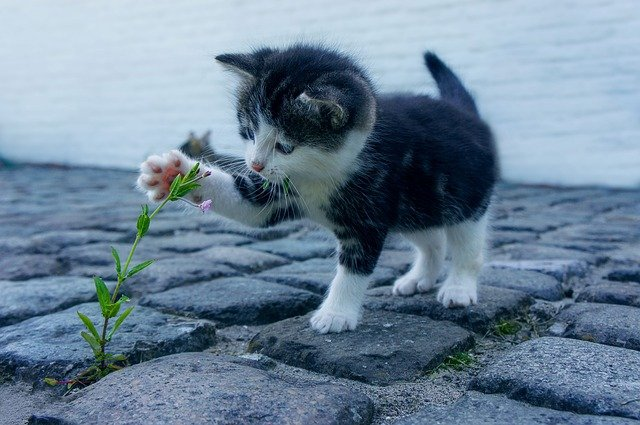
#> input picture OpenCV/img.jpg, 640 x 425 px
$ jupyter execute '08_이미지 대칭.ipynb'
#> lines starting #> are read from the running program, lines starting #| are printed output that depends on the picture
# 8. 이미지 대칭

## 좌우 대칭

[cell 1]
import cv2
img = cv2.imread('img.jpg')
#> img is the input picture: shape (425, 640, 3); mean B, G, R 151.7, 131.4, 108.7
flip_horizontal = cv2.flip(img, 1) # flipCode > 0 : 좌우 대칭 Horizontal
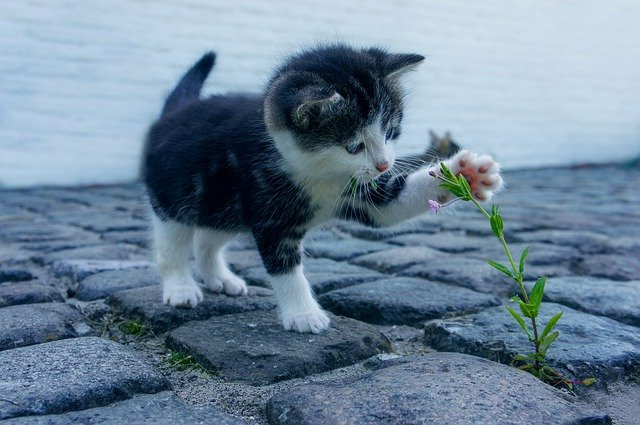
#> flip_horizontal: shape (425, 640, 3); mean B, G, R 151.7, 131.4, 108.7

cv2.imshow('img',img)
cv2.imshow('flip_horizontal',flip_horizontal)
cv2.waitKey(0)
cv2.destroyAllWindows()

## 상하 대칭

[cell 2]
import cv2
img = cv2.imread('img.jpg')
flip_vertical = cv2.flip(img, 0) # flipCode == 0 : 상하 대칭 Vertical
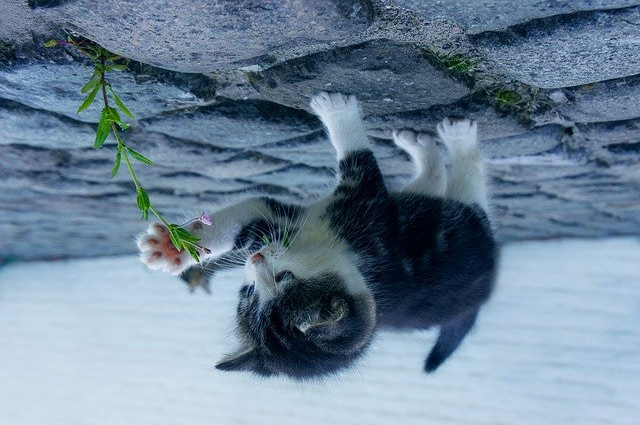
#> flip_vertical: shape (425, 640, 3); mean B, G, R 151.7, 131.4, 108.7

cv2.imshow('img',img)
cv2.imshow('flip_vertical',flip_vertical)
cv2.waitKey(0)
cv2.destroyAllWindows()

## 상하 좌우 대칭

[cell 3]
import cv2
img = cv2.imread('img.jpg')
flip_both = cv2.flip(img, -1) # flipCode < 0 : 상하좌우 대칭
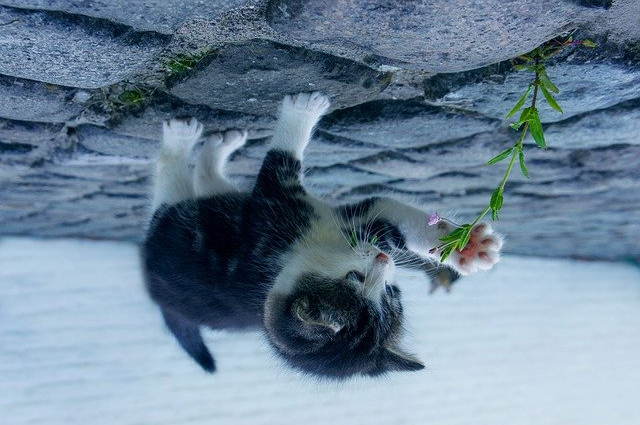
#> flip_both: shape (425, 640, 3); mean B, G, R 151.7, 131.4, 108.7

cv2.imshow('img',img)
cv2.imshow('flip_both',flip_both)
cv2.waitKey(0)
cv2.destroyAllWindows()

$ run again, with OpenCV/book.jpg copied over OpenCV/img.jpg
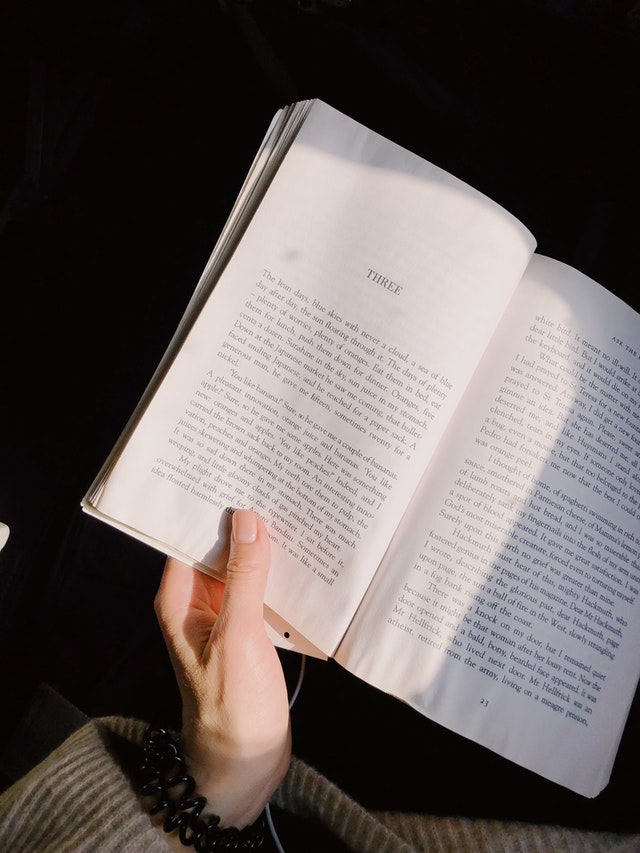
#> input picture OpenCV/book.jpg, 640 x 853 px
#> img is the input picture: shape (853, 640, 3); mean B, G, R 90.8, 92.5, 100.8
#> `flip_vertical = cv2.flip(img, 0)`:
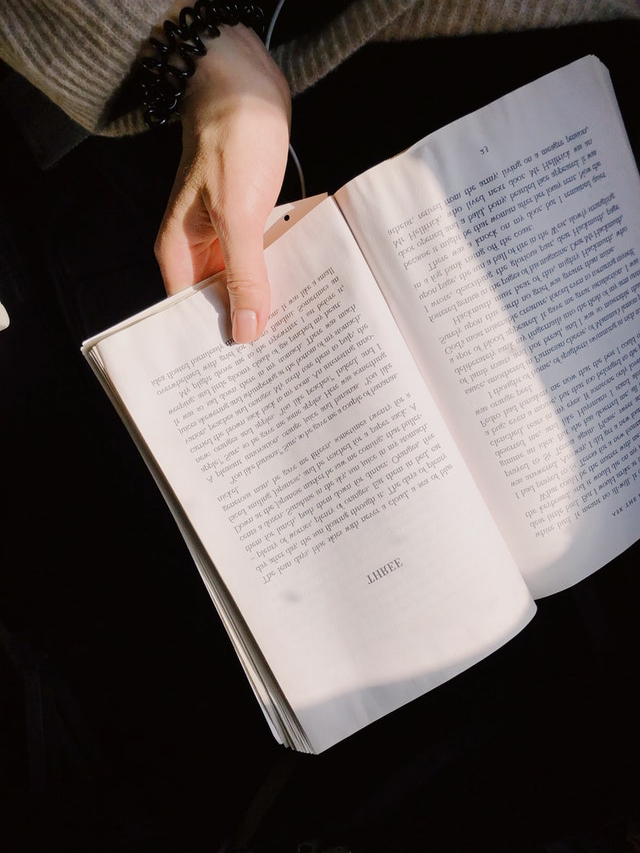
#> flip_vertical: shape (853, 640, 3); mean B, G, R 90.8, 92.5, 100.8
#> `flip_both = cv2.flip(img, -1)`:
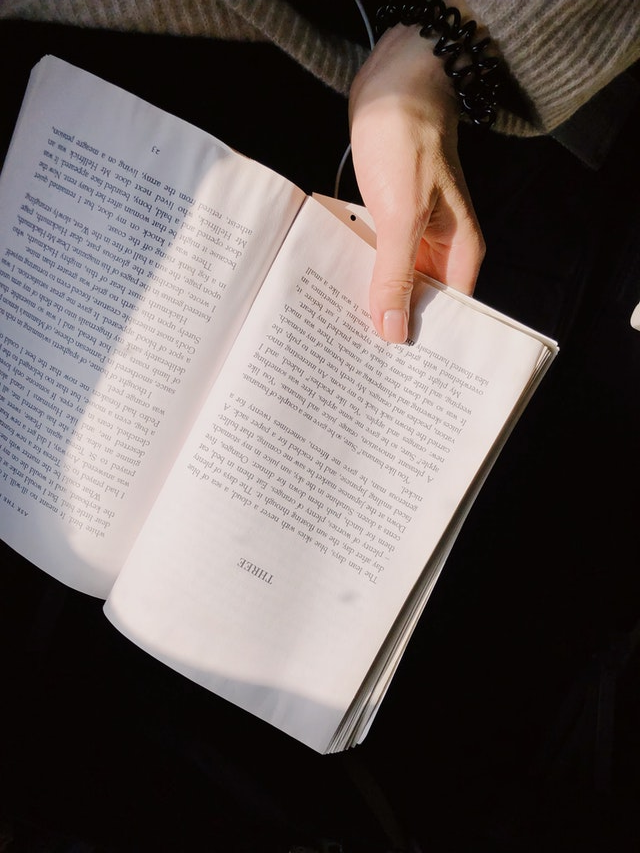
#> flip_both: shape (853, 640, 3); mean B, G, R 90.8, 92.5, 100.8

$ run again, with OpenCV/newspaper.jpg copied over OpenCV/img.jpg
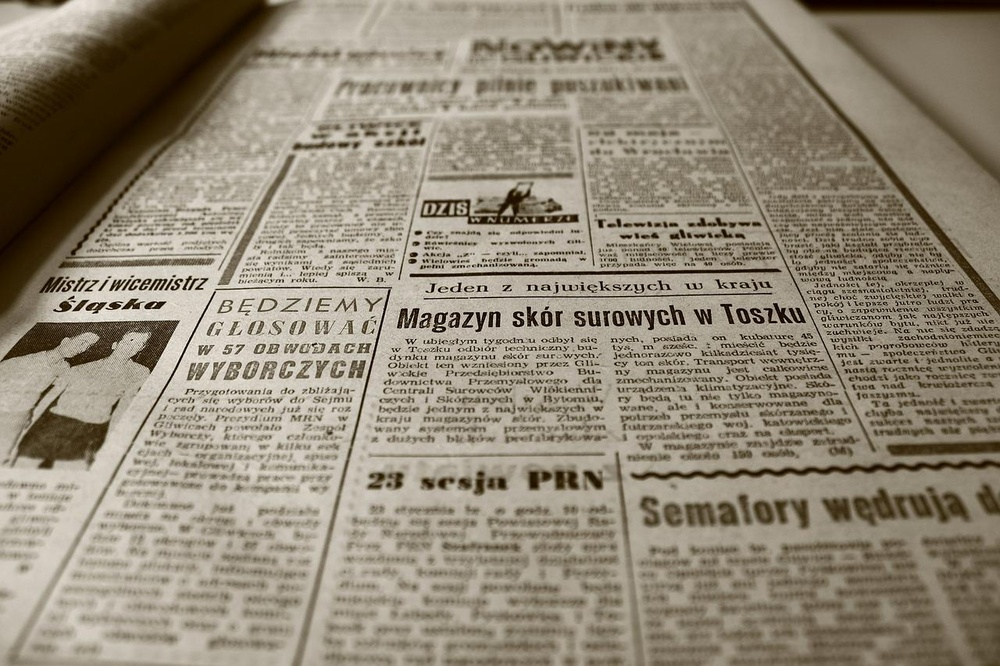
#> input picture OpenCV/newspaper.jpg, 1000 x 666 px, shrunk from 1280 x 853 before the run
#> img is the input picture: shape (666, 1000, 3); mean B, G, R 118.2, 135.7, 145.3
#> `flip_vertical = cv2.flip(img, 0)`:
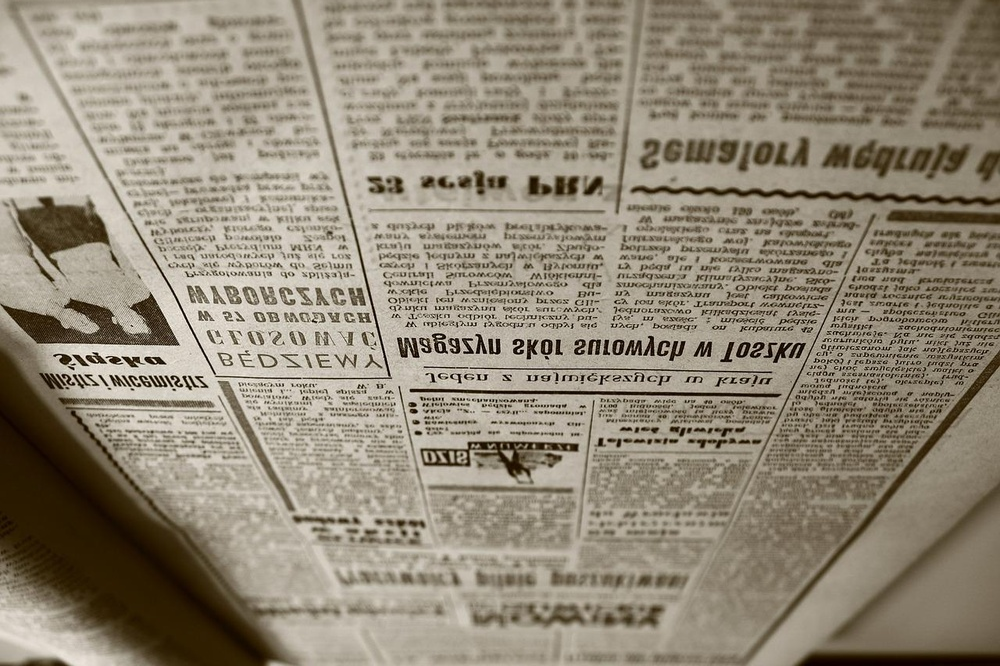
#> flip_vertical: shape (666, 1000, 3); mean B, G, R 118.2, 135.7, 145.3
#> `flip_both = cv2.flip(img, -1)`:
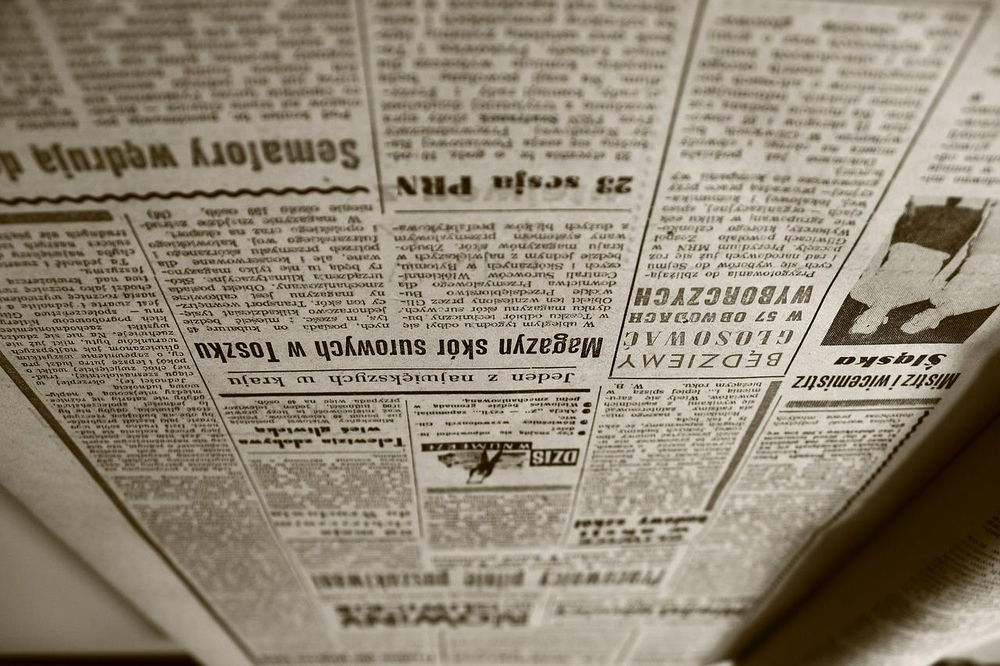
#> flip_both: shape (666, 1000, 3); mean B, G, R 118.2, 135.7, 145.3

$ run again, with OpenCV/poker.jpg copied over OpenCV/img.jpg
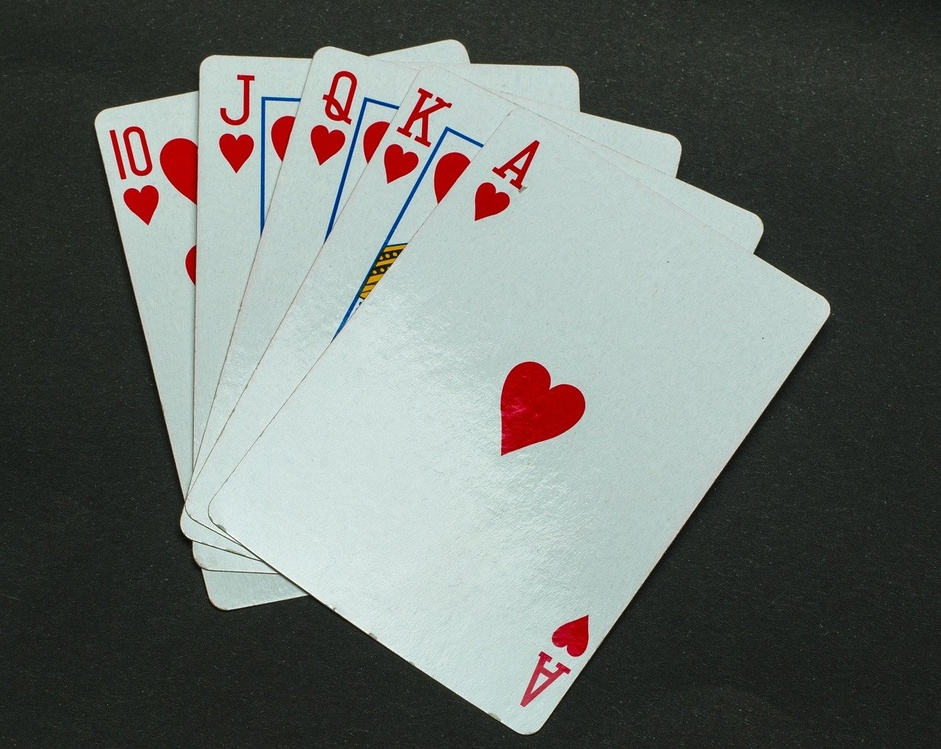
#> input picture OpenCV/poker.jpg, 941 x 749 px, shrunk from 1280 x 1019 before the run
#> img is the input picture: shape (749, 941, 3); mean B, G, R 108.7, 112.8, 107.4
#> `flip_vertical = cv2.flip(img, 0)`:
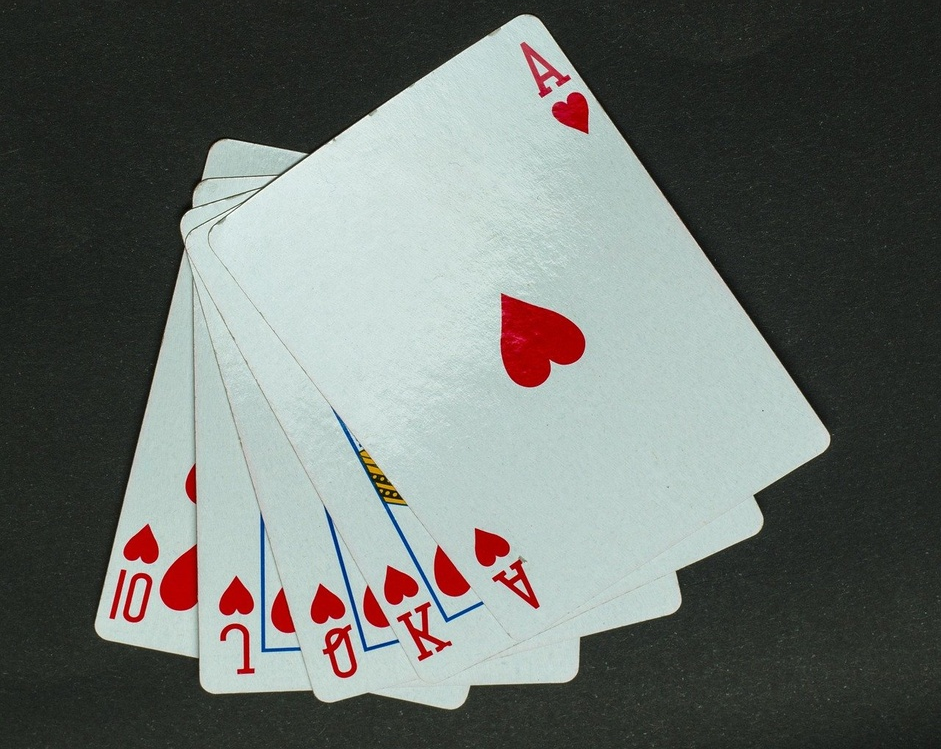
#> flip_vertical: shape (749, 941, 3); mean B, G, R 108.7, 112.8, 107.4
#> `flip_both = cv2.flip(img, -1)`:
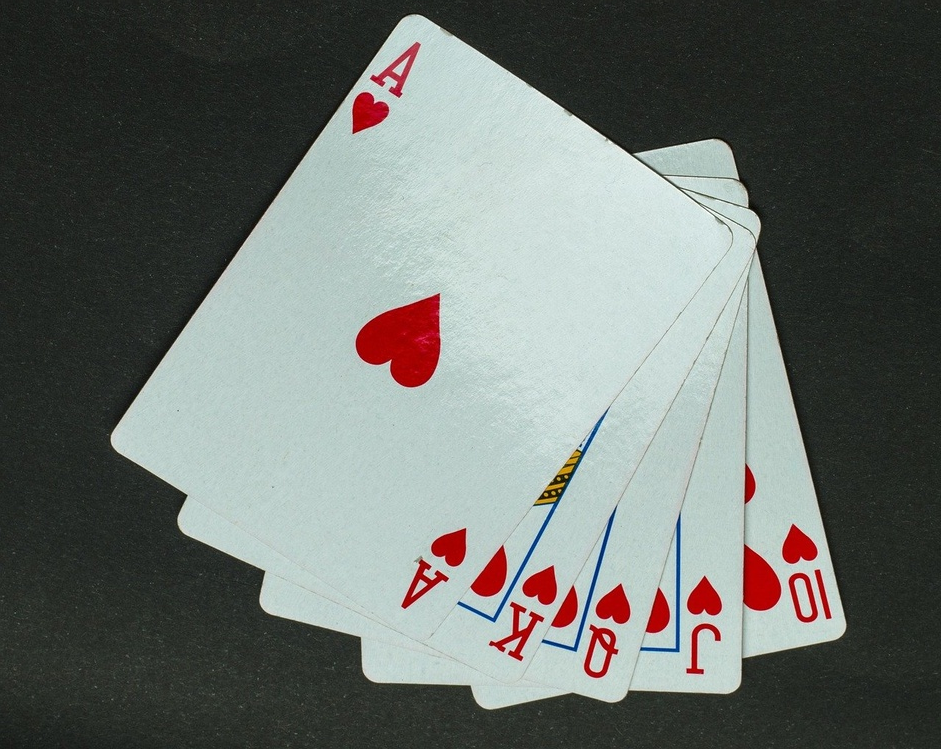
#> flip_both: shape (749, 941, 3); mean B, G, R 108.7, 112.8, 107.4
